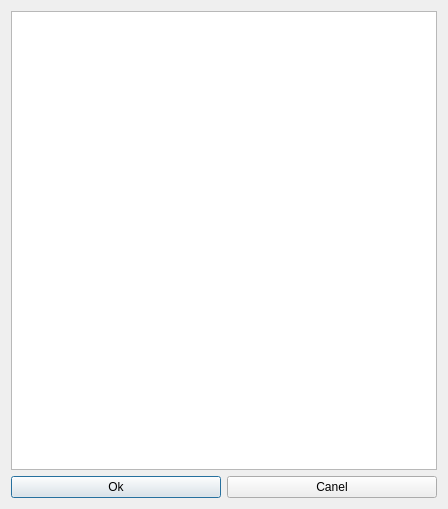
<?xml version="1.0" encoding="UTF-8"?>
<ui version="4.0">
 <class>Dialog</class>
 <widget class="QDialog" name="Dialog">
  <property name="geometry">
   <rect>
    <x>0</x>
    <y>0</y>
    <width>448</width>
    <height>509</height>
   </rect>
  </property>
  <property name="windowTitle">
   <string>Dialog</string>
  </property>
  <layout class="QVBoxLayout" name="verticalLayout_2">
   <item>
    <layout class="QVBoxLayout" name="verticalLayout">
     <item>
      <widget class="QPlainTextEdit" name="plainTextEdit"/>
     </item>
     <item>
      <layout class="QHBoxLayout" name="horizontalLayout">
       <item>
        <widget class="QPushButton" name="pushButton">
         <property name="text">
          <string>Ok</string>
         </property>
        </widget>
       </item>
       <item>
        <widget class="QPushButton" name="pushButton_2">
         <property name="text">
          <string>Canel</string>
         </property>
        </widget>
       </item>
      </layout>
     </item>
    </layout>
   </item>
  </layout>
 </widget>
 <resources/>
 <connections/>
</ui>
